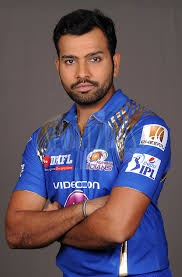
#> input picture R.jpg, 182 x 277 px
$ python ImagetoSketch.py
#> lines starting #> are read from the running program, lines starting #| are printed output that depends on the picture
import numpy as np
import imageio
import scipy.ndimage
import cv2

img= "R.jpg"
def rgb2gray(rgb):
       return np.dot(rgb[...,:3],[0.2989,0.5870,0.1140])

def dodge(front,back):
    final_sketch = front*255/(255-back)
    final_sketch[final_sketch>255]=255
    final_sketch[back==255]=255
    return final_sketch.astype('uint8')


ss = imageio.imread(img)
#> ss is the input picture: shape (277, 182, 3); mean R, G, B 95.6, 84.7, 102.3

gray = rgb2gray(ss)
#> in rgb2gray, `return np.dot(rgb[...,:3],[0.2989,0.5870,0.1140])`:
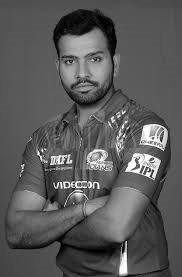
#> returned value: shape (277, 182) float64; min 0, max 255, mean 90

i = 255-gray
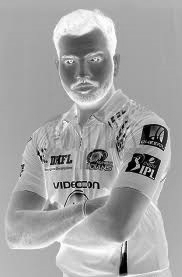
#> i: shape (277, 182) float64; min 0.0255, max 255, mean 165

blur = scipy.ndimage.filters.gaussian_filter(i,sigma =15)
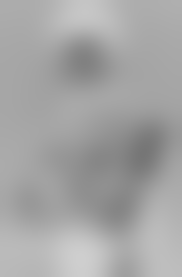
#> blur: shape (277, 182) float64; min 118.4, max 206.7, mean 165

r = dodge(blur,gray)
#> in dodge, `final_sketch[final_sketch>255]=255`:
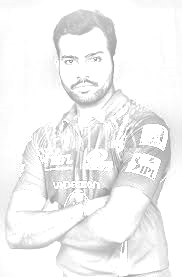
#> final_sketch: shape (277, 182) float64; min 137, max 255, mean 242.6


cv2.imwrite('virat-sketch.png',r)
